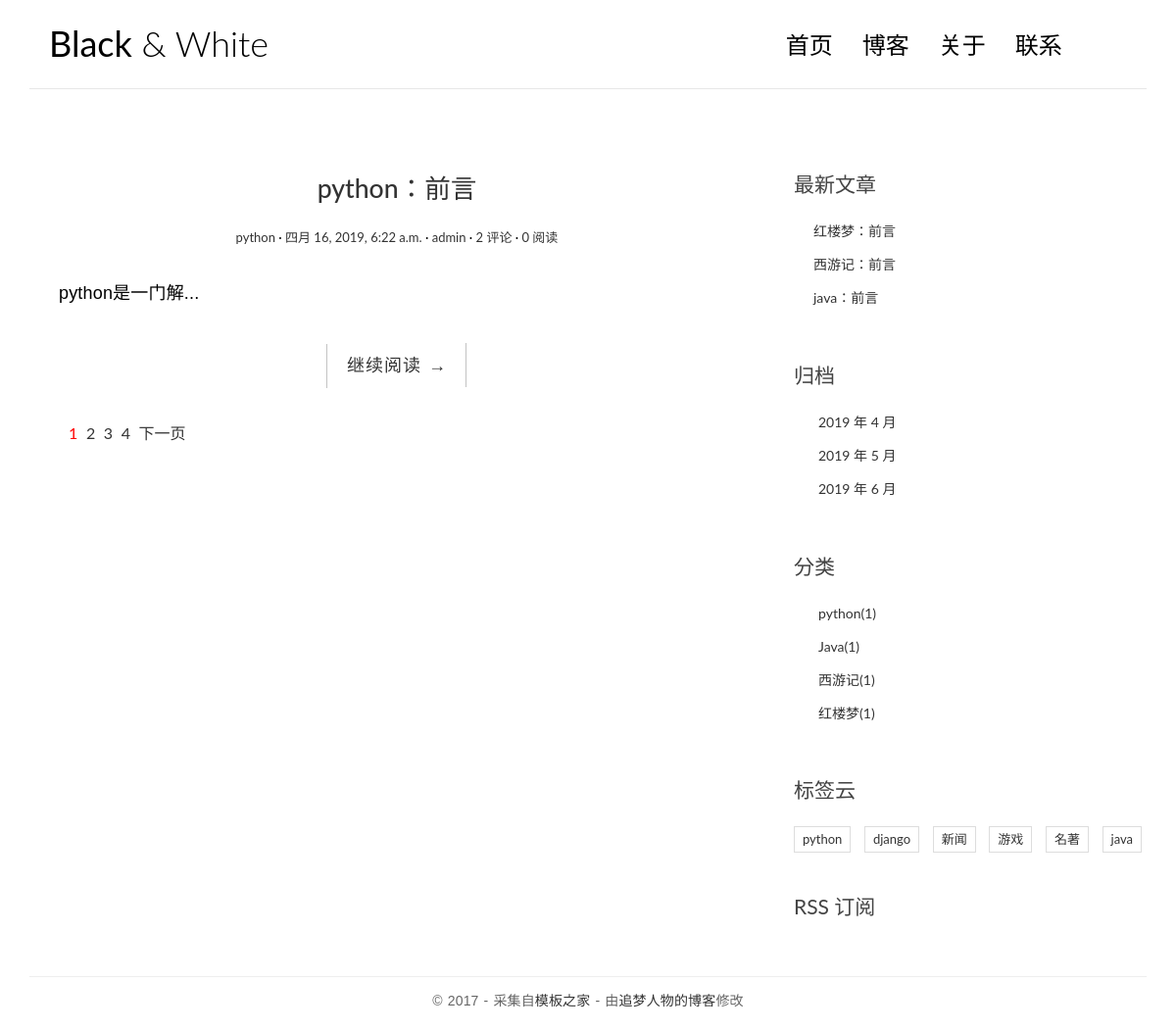
The page / on the database its author committed.
### blog/models.py (models this page shows, shortened)
class Article(models.Model):
    title=models.CharField(max_length=50)
    author=models.ForeignKey(User,on_delete=models.CASCADE)
    body=models.TextField()
    create_time=models.DateTimeField(auto_now=True)
    update_time=models.DateTimeField(auto_now_add=True)
    views=models.IntegerField(default=0)
    category=models.ForeignKey(Category,on_delete=models.CASCADE)
    tag=models.ManyToManyField(Tag)

class Category(models.Model):
    title=models.CharField(max_length=50)

class Tag(models.Model):
    title=models.CharField(max_length=50)

### blog/views.py (the view)
# urls.py: url('^$',IndexView.as_view(),name='index'),
class IndexView(View):
    def get(self,req):
        articles=Article.objects.all()
        f=Fenye()
        page=f.aaa(req,articles)
        page.path=reverse('blog:index')
        return render(req,'blog/index.html',{'page':page})

### blog/templatetags/my_fun.py (called while the page is built)
@register.simple_tag
def newarticles():
    return Article.objects.all().order_by('-create_time')[:3]

@register.simple_tag
def time():
    return Article.objects.dates('create_time','month')

@register.simple_tag
def category():
    return Category.objects.all()

@register.simple_tag
def tag():
    return Tag.objects.all()

### blog/views.py (called while the page is built)
    def aaa(self,req,articles):
        paginator = Paginator(articles, 1)
        pagenum = req.GET.get('page')
        pagenum = 1 if pagenum == None else pagenum
        page = paginator.get_page(pagenum)
        return page

### template/blog/index.html (shortened to what this page needs)
{% extends 'blog/base.html' %}
{% block left %}
{% for article in page.object_list %}
<article class="post post-{{article.id}}">
    <header class="entry-header">
        <h1 class="entry-title">
            <a href="{% url 'blog:single' article.id %}">{{article.title}}：前言</a>
        </h1>
        <div class="entry-meta">
            <span class="post-category"><a href="#">{{article.category.title}}</a></span>
            <span class="post-date"><a href="#"><time class="entry-date"
                                                      datetime="2012-11-09T23:15:57+00:00">{{article.create_time}}</time></a></span>
            <span class="post-author"><a href="#">{{article.author}}</a></span>
            <span class="comments-link"><a href="#">{{article.comment_set.count}} 评论</a></span>
            <span class="views-count"><a href="#">{{article.views}} 阅读</a></span>
        </div>
    </header>
    <div class="entry-content clearfix">
        <p>{{article.body|truncatechars:10}}...</p>
        <div class="read-more cl-effect-14">
            <a href="#" class="more-link">继续阅读 <span class="meta-nav">→</span></a>
        </div>
    </div>
</article>
{% endfor %}
<div class="pagination">
    <ul>
        {% for i in page.paginator.page_range %}
            {% if i == page.number %}
                <li class="current"><a href="{{page.path}}?page={{i}}">{{i}}</a></li>
            {% else %}
                <li><a href="{{page.path}}?page={{i}}">{{i}}</a></li>
            {% endif %}
        {% endfor %}
        {% if page.has_next %}
            <li><a href="{{page.path}}?page={{page.next_page_number}}">下一页</a></li>
        {% endif %}
    </ul>
</div>
{% endblock %}

### template/blog/base.html (shortened to what this page needs)
<!DOCTYPE html>
{% load my_fun %}
<html>
<head>
    <link rel="stylesheet" href="/static/css/bootstrap.min.css">
    <link rel="stylesheet" href="http://code.ionicframework.com/ionicons/2.0.1/css/ionicons.min.css">
    <link rel="stylesheet" href="/static/css/pace.css">
    <link rel="stylesheet" href="/static/css/custom.css">
</head>
<body>
<div class="container">
    <header id="site-header">
        <div class="row">
            <div class="col-md-4 col-sm-5 col-xs-8">
                <div class="logo">
                    <h1><a href="{% url 'blog:index' %}"><b>Black</b> &amp; White</a></h1>
                </div>
            </div>
            <div class="col-md-8 col-sm-7 col-xs-4">
                <nav class="main-nav" role="navigation">
                    <div class="collapse navbar-collapse" id="bs-example-navbar-collapse-1">
                        <ul class="nav navbar-nav navbar-right">
                            <li class="cl-effect-11"><a href="index.html" data-hover="首页">首页</a></li>
                            <li class="cl-effect-11"><a href="full-width.html" data-hover="博客">博客</a></li>
                            <li class="cl-effect-11"><a href="about.html" data-hover="关于">关于</a></li>
                            <li class="cl-effect-11"><a href="contact.html" data-hover="联系">联系</a></li>
                        </ul>
                    </div>
                </nav>
            </div>
        </div>
    </header>
</div>
<div class="content-body">
    <div class="container">
        <div class="row">
            <main class="col-md-8">
                {% block left %}{% endblock %}
            </main>
            <aside class="col-md-4">
                <div class="widget widget-recent-posts">
                    <h3 class="widget-title">最新文章</h3>
                    <ul>
                        {% newarticles as articles %}
                        {% for article in articles %}
                            <li>
                                <a href="{% url 'blog:single' article.id %}">{{article.title}}：前言</a>
                            </li>
                        {% endfor %}
                    </ul>
                </div>
                <div class="widget widget-archives">
                    <h3 class="widget-title">归档</h3>
                    <ul>
                        {% time as times %}
                        {% for t in times %}
                            <li>
                                <a href="{% url 'blog:gui' t.year t.month %}">{{t.year}} 年 {{t.month}} 月</a>
                            </li>
                        {% endfor %}
                    </ul>
                </div>
                <div class="widget widget-category">
                    <h3 class="widget-title">分类</h3>
                    <ul>
                        {% category as categorys %}
                        {% for c in categorys %}
                            <li>
                                <a href="{% url 'blog:category' c.id %}">{{c.title}}<span class="post-count">({{c.article_set.count}})</span></a>
                            </li>
                        {% endfor %}
                    </ul>
                </div>
                <div class="widget widget-tag-cloud">
                    <h3 class="widget-title">标签云</h3>
                    <ul>
                        {% tag as tags %}
                        {% for t in tags %}
                            <li>
                                <a href="{% url 'blog:tag' t.id %}">{{t.title}}</a>
                            </li>
                        {% endfor %}
                    </ul>
                </div>
                <div class="rss">
                    <a href="{% url 'blog:rss' %}"> RSS 订阅</a>
                </div>
            </aside>
        </div>
    </div>
</div>
<footer id="site-footer">
    <div class="container">
        <div class="row">
            <div class="col-md-12">
                <p class="copyright">&copy 2017 - 采集自<a href="http://www.cssmoban.com/"
                                                        target="_blank" title="模板之家">模板之家</a>
                    - 由<a href="http://zmrenwu.com/" title="网页模板" target="_blank">追梦人物的博客</a>修改
                </p>
            </div>
        </div>
    </div>
</footer>
</body>
</html>

### static/css/custom.css (style rules this page uses)
* { outline: none; }
h1, h2, h3, h4, h5, h6 { margin-top: 0; }
b { font-weight: 400; }
a { color: #333; }
body { color: #444; font-family: 'Lato', sans-serif; }
p { font-family: 'Ubuntu', sans-serif; font-weight: 400; word-spacing: 1px; letter-spacing: 0.01em; }
#site-header { background-color: #FFF; padding: 25px 20px; margin-bottom: 40px; border-bottom: 1px solid #e7e7e7; }
.logo h1 a { color: #000; }
.logo h1 { margin: 0; font-family: 'Lato', sans-serif; font-weight: 300; }
.main-nav { margin-top: 11px; max-width: 95%; }
.main-nav a { color: #000000 !important; padding: 0 0 5px 0 !important; margin-right: 30px; font-family: 'Lato', sans-serif; font-weight: 300; font-size: 24px; }
.cl-effect-11 a { padding: 10px 0; color: #0972b4; text-shadow: none; }
.cl-effect-11 a::before { position: absolute; top: 0; left: 0; overflow: hidden; padding: 0 0 5px 0 !important; max-width: 0; border-bottom: 1px solid #000; color: #000; content: attr(data-hover); white-space: nowrap; -webkit-transition: max-width 0.5s; -moz-transition: max-width 0.5s; transition: max-width 0.5s; }
.content-body { padding-bottom: 4em; }
.post { background: #fff; padding: 30px 30px 0; }
.entry-title { text-align: center; font-size: 1.9em; margin-bottom: 20px; line-height: 1.6; padding: 10px 20px 0; }
.entry-meta { text-align: center; color: #DDDDDD; font-size: 13px; margin-bottom: 30px; }
.entry-content { font-size: 18px; line-height: 1.9; font-weight: 300; color: #000; }
.post-category::after, .post-date::after, .post-author::after, .comments-link::after { content: ' ·'; color: #000; }
.read-more { font-family: 'Ubuntu', sans-serif; font-weight: 400; word-spacing: 1px; letter-spacing: 0.01em; text-align: center; margin-top: 20px; }
.cl-effect-14 a { padding: 0 20px; height: 45px; line-height: 45px; position: relative; display: inline-block; margin: 15px 25px; letter-spacing: 1px; font-weight: 400; text-shadow: 0 0 1px rgba(255, 255, 255, 0.3); }
.cl-effect-14 a::before, .cl-effect-14 a::after { position: absolute; width: 45px; height: 1px; background: #C3C3C3; content: ''; -webkit-transition: all 0.3s; -moz-transition: all 0.3s; transition: all 0.3s; pointer-events: none; }
.cl-effect-14 a::before { top: 0; left: 0; -webkit-transform: rotate(90deg); -moz-transform: rotate(90deg); transform: rotate(90deg); -webkit-transform-origin: 0 0; -moz-transform-origin: 0 0; transform-origin: 0 0; }
.cl-effect-14 a::after { right: 0; bottom: 0; -webkit-transform: rotate(90deg); -moz-transform: rotate(90deg); transform: rotate(90deg); -webkit-transform-origin: 100% 0; -moz-transform-origin: 100% 0; transform-origin: 100% 0; }
.widget { background: #fff; padding: 30px 0 0; }
.widget-title { font-size: 1.5em; margin-bottom: 20px; line-height: 1.6; padding: 10px 0 0; font-weight: 400; }
.widget-recent-posts ul { padding: 0; margin: 0; padding-left: 20px; }
.widget-recent-posts ul li { list-style-type: none; position: relative; line-height: 170%; margin-bottom: 10px; }
.widget-recent-posts ul li::before { content: '\f3d3'; font-family: "Ionicons"; position: absolute; left: -17px; top: 3px; font-size: 16px; color: #000; }
.widget-archives ul { padding: 0; margin: 0; padding-left: 25px; }
.widget-archives ul li { list-style-type: none; position: relative; line-height: 170%; margin-bottom: 10px; }
.widget-archives ul li::before { content: '\f3f3'; font-family: "Ionicons"; position: absolute; left: -25px; top: 1px; font-size: 16px; color: #000; }
.widget-category ul { padding: 0; margin: 0; padding-left: 25px; }
.widget-category ul li { list-style-type: none; position: relative; line-height: 170%; margin-bottom: 10px; }
.widget-category ul li::before { content: '\f3fe'; font-family: "Ionicons"; position: absolute; left: -25px; top: 1px; font-size: 18px; color: #000; }
.widget-tag-cloud ul { padding: 0; margin: 0; margin-right: -10px; }
.widget-tag-cloud ul li { list-style-type: none; font-size: 13px; display: inline-block; margin-right: 10px; margin-bottom: 10px; padding: 3px 8px; border: 1px solid #ddd; }
.rss { font-size: 21px; margin-top: 30px; }
.rss a { color: #444; }
#site-footer { padding-top: 10px; padding: 0 0 1.5em 0; }
.copyright { text-align: center; padding-top: 1em; margin: 0; border-top: 1px solid #eee; color: #666; }
.pagination ul { list-style: none; }
.pagination ul li { display: inline-block; font-size: 16px; margin-right: 5px; }
.current a { color: red; }

### rows shown on the page
Article: title "python", category "python", create_time "四月 16, 2019, 6:22 a.m.", author "admin", comment_set.count "2", views "0", body "python是一门解"
Article: title "红楼梦"
Article: title "西游记"
Article: title "java"
Category: title "python", article_set.count "1"
Category: title "Java", article_set.count "1"
Category: title "西游记", article_set.count "1"
Category: title "红楼梦", article_set.count "1"
Tag: title "python"
Tag: title "django"
Tag: title "新闻"
Tag: title "游戏"
Tag: title "名著"
Tag: title "java"

### other values the page prints
{{ i }} "1"
{{ i }} "2" "3" "4"
{{ t.year }} "2019" "2019" "2019"
{{ t.month }} "4" "5" "6"
